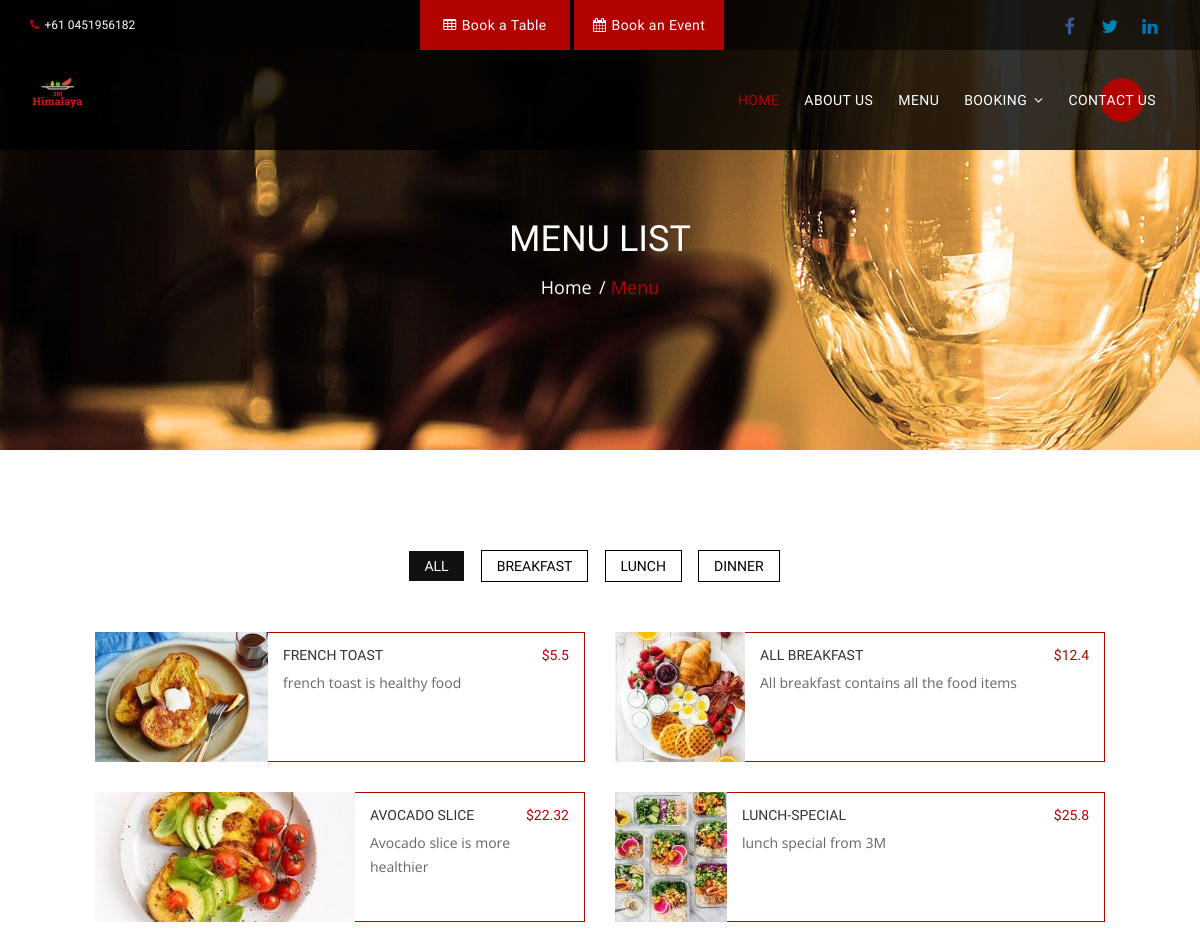
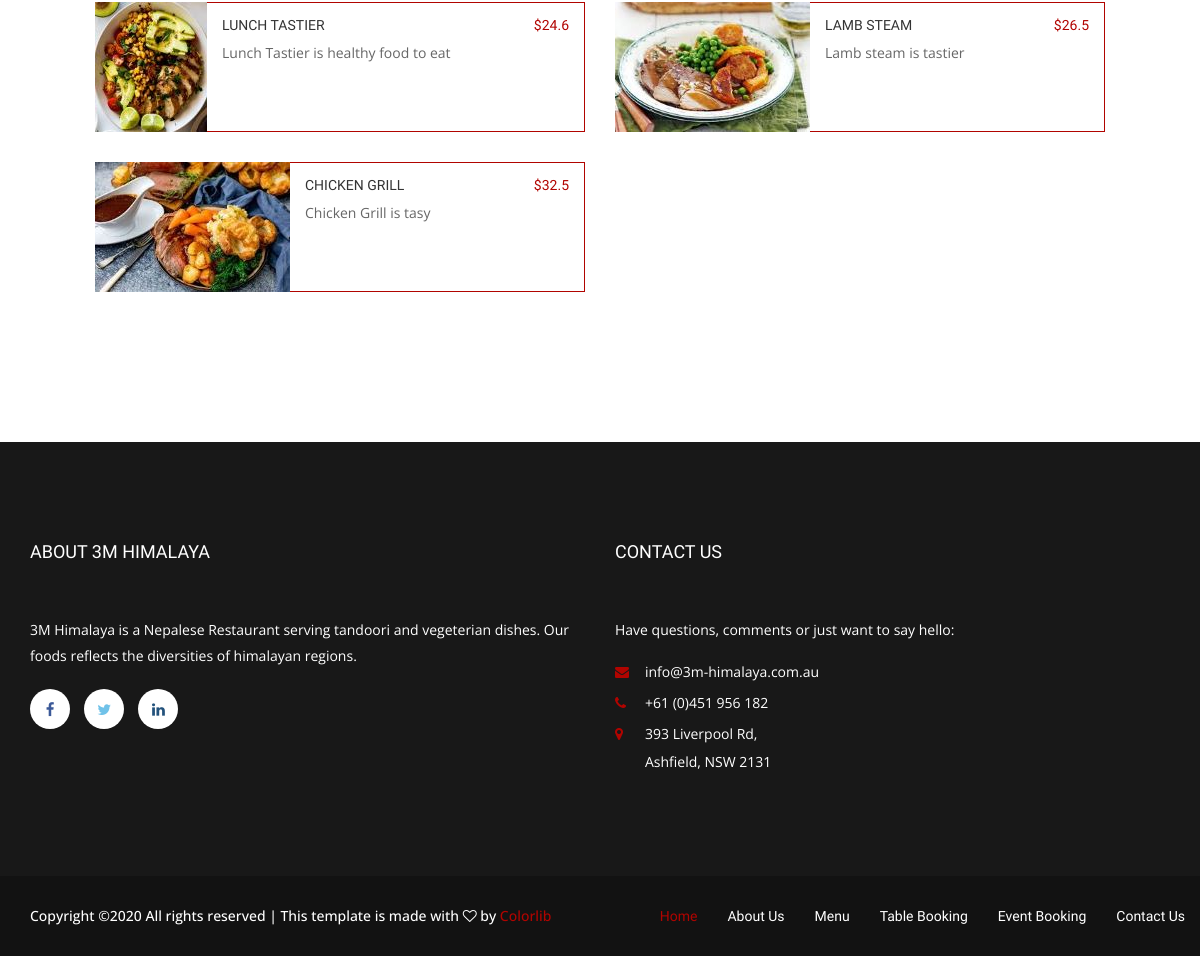
The app's page /menu/ with its own data (2 pictures, top to bottom).
### Menu/models.py (models this page shows, shortened)
class MenuCategory(models.Model):
    name=models.CharField(max_length=50)
    class Meta:
        verbose_name='Menu Category'
        verbose_name_plural='Menu Categories'
    def __str__(self):
        return self.name

class MenuItems(models.Model):
    name=models.CharField(max_length=100)
    description=models.TextField()
    category=models.ForeignKey('MenuCategory',on_delete=models.CASCADE)
    price=models.FloatField()
    image=models.ImageField(upload_to='menu/')
    class Meta:
        verbose_name='Menu Item'
        verbose_name_plural='Menu Items'

### Menu/views.py (the view)
# urls.py: path('menu/',views.MenuPage,name='menu'),
def MenuPage(request):
    menu_lists=MenuItems.objects.all()
    categories=MenuCategory.objects.all()
    context={'menu_lists':menu_lists,'categories':categories}
    return render(request,'menu-list.html',context)

### Menu/templates/menu-list.html (shortened to what this page needs)
{% extends 'base.html' %}
{% block content%}
        <section class="banner_area">
            <div class="container">
                <div class="banner_content">
                    <h4>Menu List</h4>
                    <a href="#">Home</a>
                    <a class="active" href="menu-list.html">Menu</a>
                </div>
            </div>
        </section>
        <section class="most_popular_item_area menu_list_page">
            <div class="container">
                <div class="popular_filter">
                    <ul>
                        <li class="active" data-filter="*"><a href="">All</a></li>
                      {% for category in categories%}
                        <li data-filter=".{{category}}"><a href="#{{category}}">{{category}}</a></li>
                      {%endfor%}
                    </ul>
                </div>
                <div class="p_recype_item_main">
                    <div class="row p_recype_item_active">
                    {%for category in categories%}
                    {% for menu_list in menu_lists%}
                    {% if menu_list.category == category%}
                        <div class="col-md-6 {{category}}">
                            <div class="media">
                                <div class="media-left">
                                    <img src="{{menu_list.image.url}}" alt="">
                                </div>
                                <div class="media-body">
                                    <a><h3>{{menu_list.name}}</h3></a>
                                    <h4>${{menu_list.price}}</h4>
                                    <p>{{menu_list.description}} </p>
                                </div>
                            </div>
                        </div>
                      {%endif%}
                    {%endfor%}
                    {%endfor%}
                    </div>
                </div>
            </div>
        </section>
{%endblock content%}

### templates/base.html (shortened to what this page needs)
{% load static%}
<!DOCTYPE html>
<html lang="en">
    <head>
        <link href="{% static 'vendors/material-icon/css/materialdesignicons.min.css' %}" rel="stylesheet">
        <link href="{% static 'css/font-awesome.min.css' %}" rel="stylesheet">
        <link href="{% static 'vendors/linears-icon/style.css' %}" rel="stylesheet">
        <link href="{% static 'css/bootstrap.min.css' %}" rel="stylesheet">
        <link href="{% static 'vendors/revolution/css/settings.css' %}" rel="stylesheet">
        <link href="{% static 'vendors/revolution/css/layers.css' %}" rel="stylesheet">
        <link href="{% static 'vendors/revolution/css/navigation.css' %}" rel="stylesheet">
        <link href="{% static 'vendors/bootstrap-selector/bootstrap-select.css' %}" rel="stylesheet">
        <link href="{% static 'vendors/bootatrap-date-time/bootstrap-datetimepicker.min.css' %}" rel="stylesheet">
        <link href="{% static 'vendors/owl-carousel/assets/owl.carousel.css' %}" rel="stylesheet">
        <link href="{% static 'css/style.css' %}" rel="stylesheet">
        <link href="{% static 'css/responsive.css' %}" rel="stylesheet">
    </head>
    <body>
        <div class="first_header">
            <div class="container">
                <div class="row">
                    <div class="col-md-4">
                        <div class="header_contact_details">
                            <a href="#"><i class="fa fa-phone"></i>+61 0451956182</a>
                        </div>
                    </div>
                    <div class="col-md-4">
                        <div class="event_btn_inner">
                            <a class="event_btn" href="{% url 'Booking:table' %}"><i class="fa fa-table" aria-hidden="true"></i>Book a Table</a>
                            <a class="event_btn" href="{% url 'Booking:event' %}"><i class="fa fa-calendar" aria-hidden="true"></i>Book an Event</a>
                        </div>
                    </div>
                    <div class="col-md-4">
                        <div class="header_social">
                            <ul>
                                <li><a href="#"><i class="fa fa-facebook"></i></a></li>
                                <li><a href="#"><i class="fa fa-twitter"></i></a></li>
                                <li><a href="#"><i class="fa fa-linkedin"></i></a></li>
                            </ul>
                        </div>
                    </div>
                </div>
            </div>
        </div>
        <header class="main_menu_area">
            <nav class="navbar navbar-default">
                <div class="container">
                    <div class="navbar-header">
                        <a class="navbar-brand" href="#"><img src="{% static 'img/logo-3m.png' %}" alt=""></a>
                    </div>
                    <div class="collapse navbar-collapse" id="bs-example-navbar-collapse-1">
                        <ul class="nav navbar-nav navbar-right">
                            <li class="active"><a href="{% url 'Home:index' %}">Home</a></li>
                            <li><a href="{% url 'about:about' %}">About Us</a></li>
                            <li><a href="{% url 'Menu:menu' %}">Menu</a></li>
                            <li class="dropdown submenu">
                                <a href="#" class="dropdown-toggle" data-toggle="dropdown" role="button" aria-haspopup="true" aria-expanded="false">Booking <i class="fa fa-angle-down" aria-hidden="true"></i></a>
                            </li>
                            <li><a href="{% url 'Contact:contact'%}">Contact US</a></li>
                        </ul>
                    </div>
                </div>
            </nav>
        </header>
{% block content%}
{%endblock content%}
        <footer class="footer_area">
            <div class="footer_widget_area">
                <div class="container">
                    <div class="row">
                        <div class="col-md-6">
                            <aside class="f_widget about_widget">
                                <div class="f_w_title">
                                    <h4>ABOUT 3M HIMALAYA</h4>
                                </div>
                                <p>3M Himalaya is a Nepalese Restaurant serving tandoori and vegeterian dishes. Our foods reflects the diversities of himalayan regions.</p>
                                <ul>
                                    <li><a href="#"><i class="fa fa-facebook"></i></a></li>
                                    <li><a href="#"><i class="fa fa-twitter"></i></a></li>
                                    <li><a href="#"><i class="fa fa-linkedin"></i></a></li>
                                </ul>
                            </aside>
                        </div>
                        <div class="col-md-6">
                            <aside class="f_widget contact_widget">
                                <div class="f_w_title">
                                    <h4>CONTACT US</h4>
                                </div>
                                <p>Have questions, comments or just want to say hello:</p>
                                <ul>
                                    <li><a href="#"><i class="fa fa-envelope"></i>info@3m-himalaya.com.au</a></li>
                                    <li><a href="#"><i class="fa fa-phone"></i>+61 (0)451 956 182</a></li>
                                    <li><a href="#"><i class="fa fa-map-marker"></i>393 Liverpool Rd,<br /> Ashfield, NSW 2131</a></li>
                                </ul>
                            </aside>
                        </div>
                    </div>
                </div>
            </div>
            <div class="copy_right_area">
                <div class="container">
                    <div class="pull-left">
                        <h5><p>
Copyright &copy;<script>document.write(new Date().getFullYear());</script> All rights reserved | This template is made with <i class="fa fa-heart-o" aria-hidden="true"></i> by <a href="https://colorlib.com" target="_blank">Colorlib</a>
</p></h5>
                    </div>
                    <div class="pull-right">
                        <ul class="nav navbar-nav navbar-right">
                            <li class="active"><a href="{% url 'Home:index' %}">Home</a></li>
                            <li><a href="{% url 'about:about' %}">About Us</a></li>
                            <li><a href="{% url 'Menu:menu' %}">Menu</a></li>
                            <li><a href="{% url 'Booking:table' %}">Table Booking</a></li>
                            <li><a href="{%url 'Booking:event' %}">Event Booking</a></li>
                            <li><a href="{% url 'Contact:contact' %}">Contact Us</a></li>
                        </ul>
                    </div>
                </div>
            </div>
        </footer>
    </body>
</html>

### records on screen
MenuCategory: name "BREAKFAST"
MenuCategory: name "LUNCH"
MenuCategory: name "DINNER"
MenuItems: image (picture), name "FRENCH TOAST", price "5.5", description "french toast is healthy food"
MenuItems: image (picture), name "ALL BREAKFAST", price "12.4", description "All breakfast contains all the food items"
MenuItems: image (picture), name "AVOCADO SLICE", price "22.32", description "Avocado slice is more healthier"
MenuItems: image (picture), name "LUNCH-SPECIAL", price "25.8", description "lunch special from 3M"
MenuItems: image (picture), name "LUNCH TASTIER", price "24.6", description "Lunch Tastier is healthy food to eat"
MenuItems: image (picture), name "LAMB STEAM", price "26.5", description "Lamb steam is tastier"
MenuItems: image (picture), name "CHICKEN GRILL", price "32.5", description "Chicken Grill is tasy"
